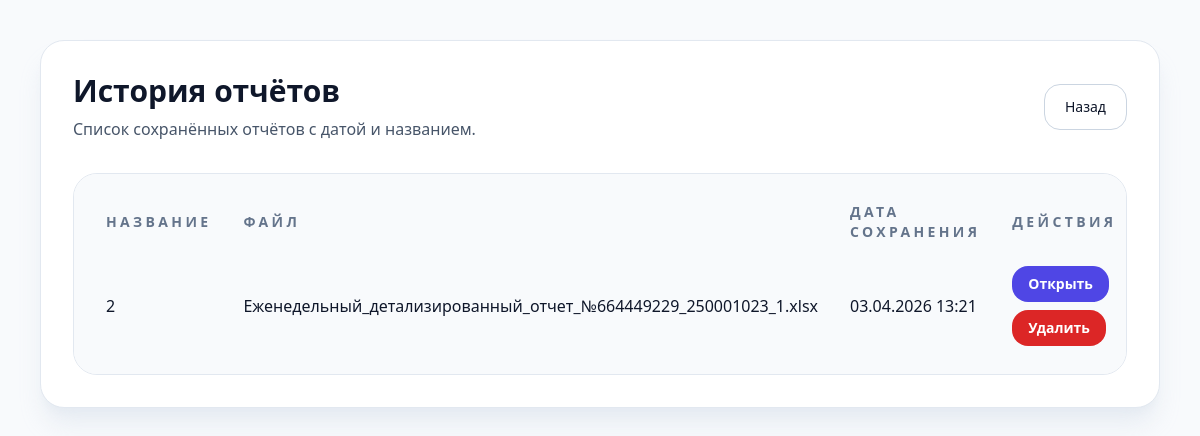
/report/history/, run on an earlier commit of the app's database.
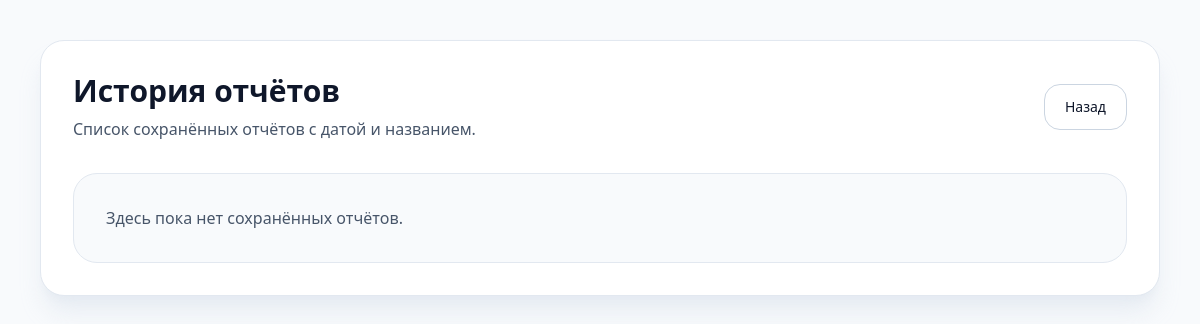
And on a later commit of the database.
### reports/models.py (models this page shows, shortened)
class Report(models.Model):
    title = models.CharField('Название отчёта', max_length=255, blank=True)
    file_name = models.CharField('Имя файла', max_length=255, blank=True)
    data = models.JSONField('Данные отчёта')
    created_at = models.DateTimeField('Дата сохранения', auto_now_add=True)
    class Meta:
        verbose_name = 'Отчёт'
        verbose_name_plural = 'Отчёты'
        ordering = ['-created_at']

### reports/views.py (the view)
# urls.py: path('report/history/', views.report_history, name='report_history'),
def report_history(request):
    reports = Report.objects.order_by('-created_at')
    return render(request, 'reports/history.html', {'reports': reports})

### templates/reports/history.html (shortened to what this page needs)
<!DOCTYPE html>
<html lang="ru">
<head>
  <script src="https://cdn.tailwindcss.com"></script>
</head>
<body class="bg-slate-50 text-slate-900 min-h-screen">
  <div class="max-w-6xl mx-auto px-4 py-10">
    <div class="mb-8 rounded-3xl border border-slate-200 bg-white p-8 shadow-xl shadow-slate-200/80">
      <div class="flex flex-col gap-4 sm:flex-row sm:items-center sm:justify-between">
        <div>
          <h1 class="text-3xl font-semibold">История отчётов</h1>
          <p class="mt-2 text-slate-600">Список сохранённых отчётов с датой и названием.</p>
        </div>
        <div class="flex flex-wrap gap-3">
          <a href="/" class="rounded-2xl border border-slate-300 bg-white px-5 py-3 text-sm text-slate-900 transition hover:border-indigo-500 hover:text-indigo-700">Назад</a>
        </div>
      </div>
      {% if reports %}
      <div class="mt-8 overflow-x-auto rounded-3xl border border-slate-200 bg-slate-50 p-4">
        <table class="min-w-full border-separate border-spacing-0">
          <thead>
            <tr class="text-left text-sm uppercase tracking-[0.24em] text-slate-500">
              <th class="px-4 py-3">Название</th>
              <th class="px-4 py-3">Файл</th>
              <th class="px-4 py-3">Дата сохранения</th>
              <th class="px-4 py-3">Действия</th>
            </tr>
          </thead>
          <tbody>
            {% for report in reports %}
            <tr class="border-t border-slate-200 hover:bg-white">
              <td class="px-4 py-3 text-slate-900">{{ report.title|default:'Без названия' }}</td>
              <td class="px-4 py-3 text-slate-900">{{ report.file_name|default:'—' }}</td>
              <td class="px-4 py-3 text-slate-900">{{ report.created_at|date:'d.m.Y H:i' }}</td>
              <td class="px-4 py-3">
                <div class="flex flex-wrap gap-2">
                  <a href="/report/load/{{ report.pk }}/" class="rounded-2xl bg-indigo-600 px-4 py-2 text-sm font-semibold text-white transition hover:bg-indigo-500">Открыть</a>
                  <form method="post" action="/report/delete/{{ report.pk }}/" class="inline">
                    <button type="submit" class="rounded-2xl bg-red-600 px-4 py-2 text-sm font-semibold text-white transition hover:bg-red-500">Удалить</button>
                  </form>
                </div>
              </td>
            </tr>
            {% endfor %}
          </tbody>
        </table>
      </div>
      {% else %}
      <div class="mt-8 rounded-3xl border border-slate-200 bg-slate-50 p-8 text-slate-600">
        Здесь пока нет сохранённых отчётов.
      </div>
      {% endif %}
    </div>
  </div>
</body>
</html>

What changed in the data, as far as the page shows it:
removed Report: title "2", file_name "Еженедельный_детализированный_отчет_№664449229_250001023_1.xlsx", created_at "03.04.2026 13:21"
Also different on the page:
text no longer shown: "НАЗВАНИЕ ФАЙЛ ДАТА СОХРАНЕНИЯ ДЕЙСТВИЯ"
text now shown: "Здесь пока нет сохранённых отчётов."
